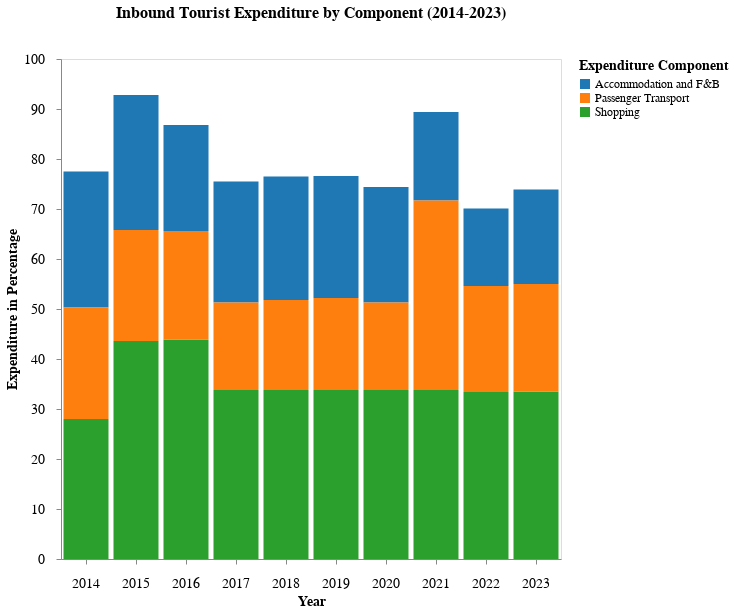

Express this chart as Vega-Lite.
### Vega-Lite specification from a JSON file in a GitHub repository (floating-point values rounded to 4 significant figures)
{"$schema": "https://vega.github.io/schema/vega-lite/v5.json", "title": {"text": "Inbound Tourist Expenditure by Component (2014-2023)", "fontSize": 16, "anchor": "middle", "fontWeight": "bold", "subtitle": " ", "subtitlePadding": 16}, "width": 500, "height": 500, "data": {"values": [{"Year": "2014", "Component": "Shopping", "Expenditure": 28}, {"Year": "2014", "Component": "Accommodation and F&B", "Expenditure": 27.2}, {"Year": "2014", "Component": "Passenger Transport", "Expenditure": 22.3}, {"Year": "2015", "Component": "Shopping", "Expenditure": 43.6}, {"Year": "2015", "Component": "Accommodation and F&B", "Expenditure": 27}, {"Year": "2015", "Component": "Passenger Transport", "Expenditure": 22.2}, {"Year": "2016", "Component": "Shopping", "Expenditure": 43.9}, {"Year": "2016", "Component": "Accommodation and F&B", "Expenditure": 21.2}, {"Year": "2016", "Component": "Passenger Transport", "Expenditure": 21.7}, {"Year": "2017", "Component": "Shopping", "Expenditure": 33.8}, {"Year": "2017", "Component": "Accommodation and F&B", "Expenditure": 24.2}, {"Year": "2017", "Component": "Passenger Transport", "Expenditure": 17.5}, {"Year": "2018", "Component": "Shopping", "Expenditure": 33.8}, {"Year": "2018", "Component": "Accommodation and F&B", "Expenditure": 24.7}, {"Year": "2018", "Component": "Passenger Transport", "Expenditure": 18}, {"Year": "2019", "Component": "Shopping", "Expenditure": 33.8}, {"Year": "2019", "Component": "Accommodation and F&B", "Expenditure": 24.4}, {"Year": "2019", "Component": "Passenger Transport", "Expenditure": 18.4}, {"Year": "2020", "Component": "Shopping", "Expenditure": 33.8}, {"Year": "2020", "Component": "Accommodation and F&B", "Expenditure": 23.1}, {"Year": "2020", "Component": "Passenger Transport", "Expenditure": 17.5}, {"Year": "2021", "Component": "Shopping", "Expenditure": 33.8}, {"Year": "2021", "Component": "Accommodation and F&B", "Expenditure": 17.7}, {"Year": "2021", "Component": "Passenger Transport", "Expenditure": 37.9}, {"Year": "2022", "Component": "Shopping", "Expenditure": 33.4}, {"Year": "2022", "Component": "Accommodation and F&B", "Expenditure": 15.5}, {"Year": "2022", "Component": "Passenger Transport", "Expenditure": 21.2}, {"Year": "2023", "Component": "Shopping", "Expenditure": 33.5}, {"Year": "2023", "Component": "Accommodation and F&B", "Expenditure": 18.9}, {"Year": "2023", "Component": "Passenger Transport", "Expenditure": 21.5}]}, "params": [{"name": "yearSelect", "value": "All", "bind": {"input": "select", "options": ["All", "2014", "2015", "2016", "2017", "2018", "2019", "2020", "2021", "2022", "2023"], "name": "Select Year"}}], "mark": "bar", "encoding": {"x": {"field": "Year", "type": "ordinal", "title": "Year", "axis": {"labelAngle": 0, "labelFontSize": 14, "titleFontSize": 14, "labelPadding": 12, "grid": false}}, "y": {"field": "Expenditure", "type": "quantitative", "title": "Expenditure in Percentage", "axis": {"labelPadding": 12, "labelFontSize": 14, "titleFontSize": 14, "grid": false}, "scale": {"domain": [0, 100]}}, "color": {"field": "Component", "type": "nominal", "title": "Expenditure Component", "scale": {"scheme": "category10"}, "legend": {"title": "Expenditure Component", "orient": "right", "labelFontSize": 12, "titleFontSize": 14, "labelPadding": 12}}, "opacity": {"condition": [{"test": "yearSelect == 'All'", "value": 1}, {"test": "datum.Year == yearSelect", "value": 1}], "value": 0.3}, "tooltip": [{"field": "Year", "title": "Year"}, {"field": "Component", "title": "Expenditure Component"}, {"field": "Expenditure", "title": "Expenditure in Percentage", "format": ".2f"}]}}
